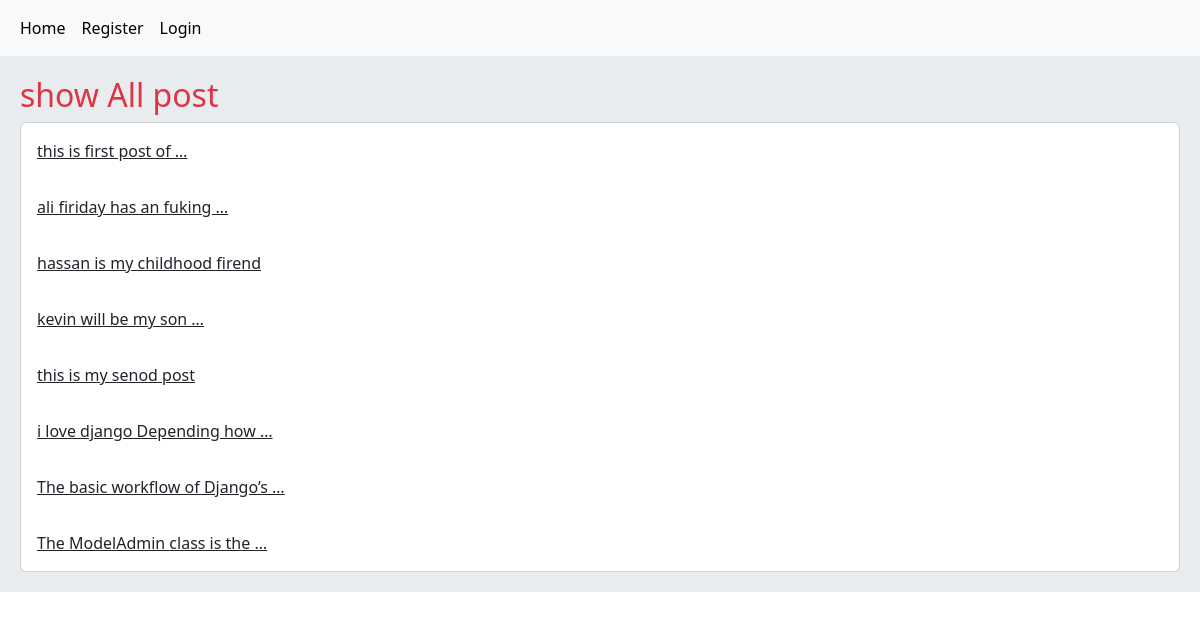
Before: / with the older database file.
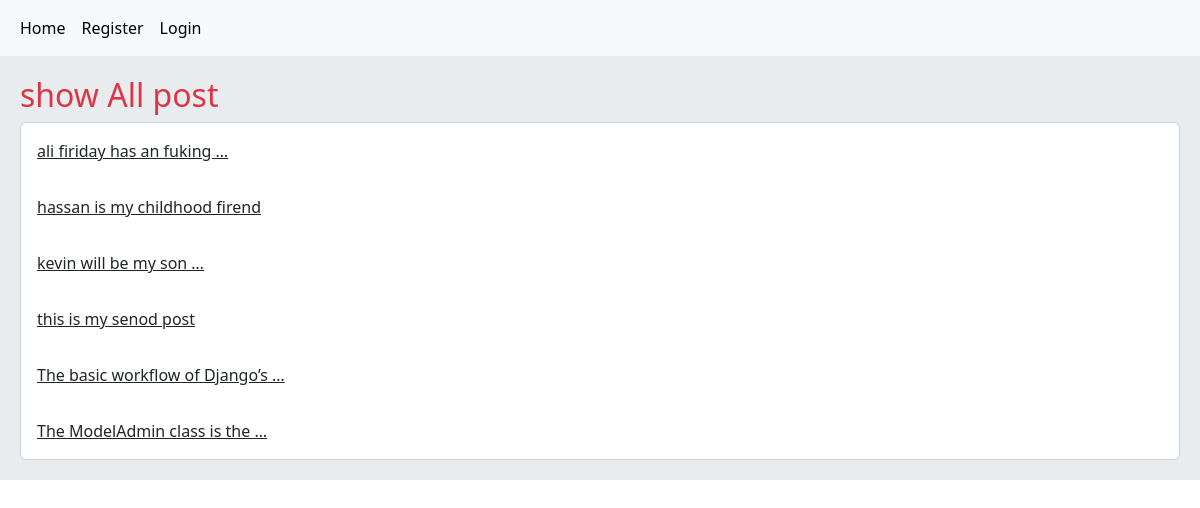
After: the same page with the newer database file.
### home/models.py (models this page shows, shortened)
class Post(models.Model):
    user = models.ForeignKey(User, on_delete=models.CASCADE)
    title = models.CharField(max_length=200)
    body = models.TextField()
    slug = models.SlugField(unique=True)
    created = models.DateTimeField(auto_now_add=True)
    updated = models.DateTimeField(auto_now=True)
    def get_absolute_url(self):
        return reverse('home:post_detail', kwargs={'pk': self.pk, 'slug': self.slug})

### home/views.py (the view)
# urls.py: path('', views.HomeView.as_view(), name='home'),
class HomeView(View):
    def get(self, request):
        posts = Post.objects.all()
        return render(request, 'home/index.html', {'posts': posts})

### home/templates/home/index.html (shortened to what this page needs)
{% extends 'master.html' %}
{% block body %}
    <h2 class="text-danger">show All post</h2>
    <div class="card">
    {% for post in posts %}
        <a href="{{ post.get_absolute_url }}"
           class="card-body">{{ post.body|truncatewords:5 }}</a>
    {% endfor %}
{% endblock %}

Changed rows visible on the page:
removed Post: body "this is first post of …"
removed Post: body "i love django Depending how …"
